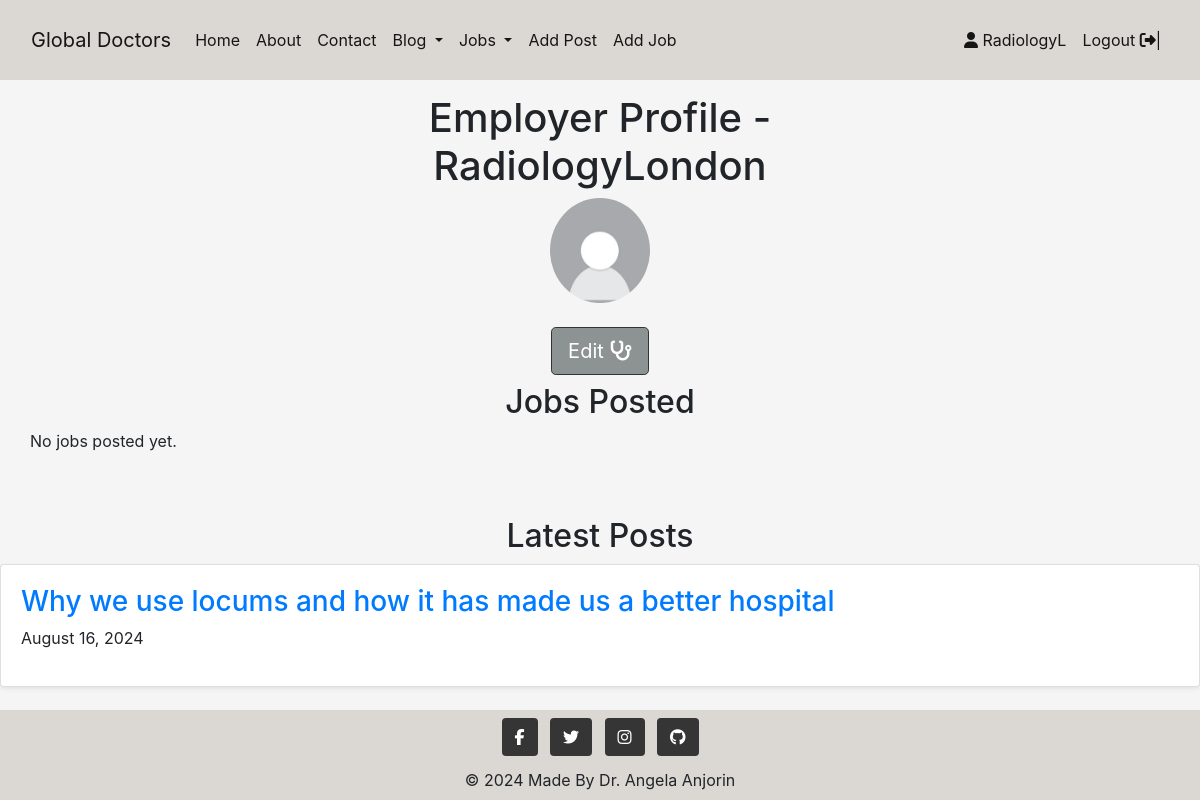
Page /profile/profile/employer/ (signed in) on the earlier database version.
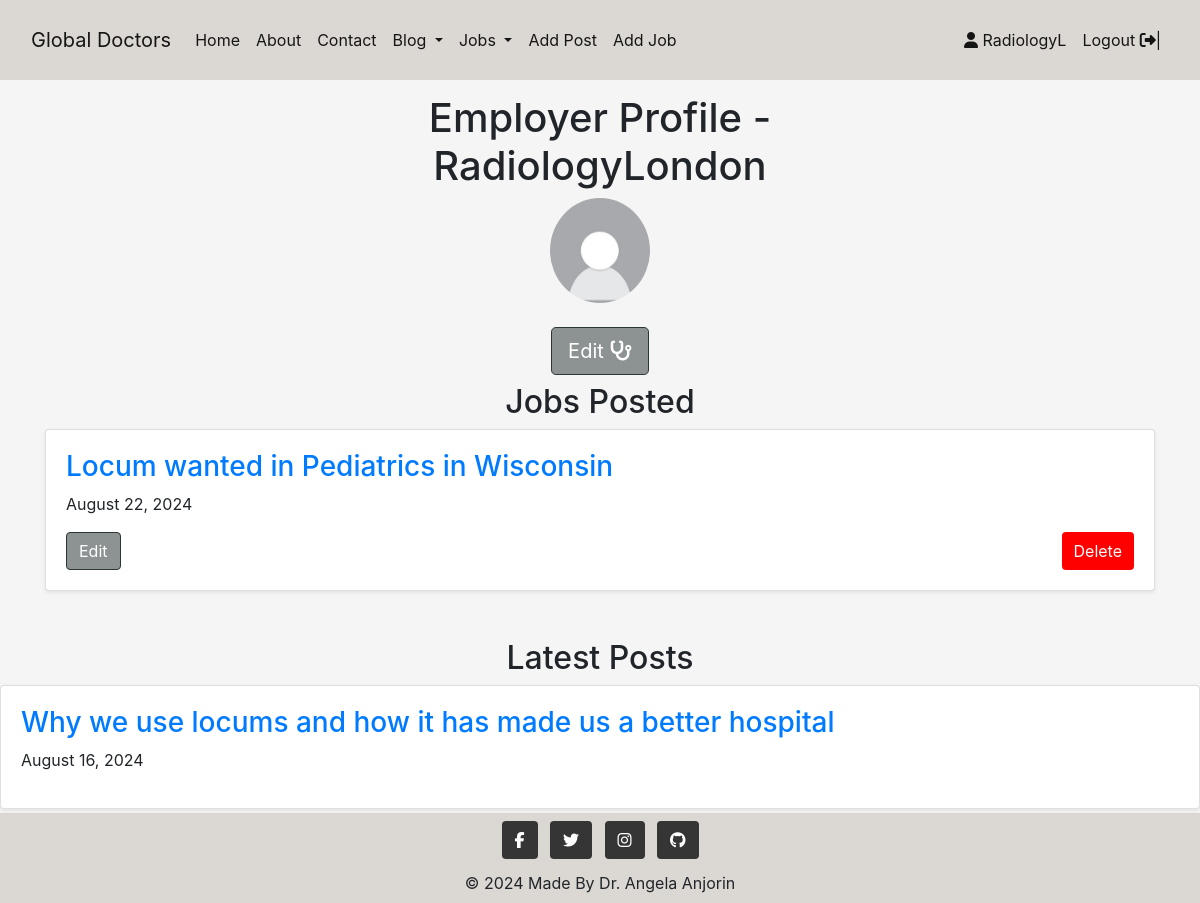
Same page on the later database version.
### profile/models.py (models this page shows, shortened)
class CustomUser(AbstractUser):
    groups = models.ManyToManyField(
        Group,
        related_name='customuser_set', blank=True,
    )
    user_permissions = models.ManyToManyField(
        Permission,
        related_name= 'customuser_set', blank=True,
    )
    pass

class Profile(models.Model):
    USER_TYPE_CHOICES = (
        ('regular', 'Regular User'),
        ('employer', 'Employer'),
    )
    user = models.OneToOneField(settings.AUTH_USER_MODEL, on_delete=models.CASCADE)
    user_type = models.CharField(max_length=20, choices=USER_TYPE_CHOICES, default='regular')
    profile_image = CloudinaryField('image', default='placeholder', blank=True)
    display_name = models.CharField(max_length=30, blank=True, null=True)
    bio = models.TextField(null=True, blank=True)

### blog/models.py (models this page shows, shortened)
class Post(models.Model):
    title = models.CharField(max_length=200, unique=True)
    category = models.ForeignKey(Category, on_delete=models.PROTECT, default=4)
    slug = models.SlugField(max_length=200, unique=True)
    author = models.ForeignKey(
    CustomUser, on_delete=models.CASCADE, related_name="blog_posts")
    featured_image = CloudinaryField('image', default='placeholder')
    content = models.TextField()
    created_on = models.DateTimeField(auto_now_add=True)
    status = models.IntegerField(choices=STATUS, default=0)
    updated_on = models.DateTimeField(auto_now=True)
    likes = models.ManyToManyField(
        CustomUser, related_name='post_like', blank=True)
    class Meta:
        ordering = ["-created_on"]

### jobs/models.py (models this page shows, shortened)
class Job(models.Model):
    title = models.CharField(max_length=200, unique=True)
    slug = models.SlugField(max_length=200, unique=True)
    author = models.ForeignKey(
    CustomUser, on_delete=models.CASCADE, related_name="job_posts")
    speciality = models.ForeignKey(Speciality, on_delete=models.PROTECT, default=4)
    location = models.CharField(max_length=100, unique=True)
    start_date = models.DateField()
    end_date = models.DateField()
    created_on = models.DateTimeField(auto_now_add=True)
    description = models.TextField()
    status = models.IntegerField(choices=STATUS, default=0)
    updated_on = models.DateTimeField(auto_now=True)
    stars = models.PositiveIntegerField(
        default=3,
        validators=[
            MinValueValidator(1),
            MaxValueValidator(5)]
    )
    class Meta:
        ordering = ["-created_on"]

### profile/views.py (the view)
# urls.py: path('profile/employer/', employer_profile, name='employer_profile'),
@login_required
def employer_profile(request):
    profile = get_object_or_404(Profile, user=request.user)
    posts = Post.objects.filter(author=request.user).order_by('-created_on')
    jobs = Job.objects.filter(author=request.user)
    context = {
        'profile':profile,
        'posts': posts,
        'jobs':jobs,
    }
    return render(request, 'profile/employer_profile.html', context)

### blog/views.py (called while the page is built)
def category_list(request):
    category_list = Category.objects.exclude(name='other')
    context = {
        "category_list": category_list,
    }
    return context

### jobs/views.py (called while the page is built)
def speciality_list(request):
    speciality_list = Speciality.objects.exclude(name='other')
    context = {
        'speciality_list': speciality_list
    }
    return context

### profile/templates/profile/employer_profile.html (shortened to what this page needs)
{% extends 'base.html' %}
{% load static %}
{% load crispy_forms_tags %}
{% block content %}
<section class="py-1 text-center container">
    <div class="row py-lg-1">
        <div class="col-lg-6 col-md-8 mx-auto">
            <h1 class="fw-light">Employer Profile - {{ profile.user.username }}</h1>
            <div class="mb-4">
                {% if profile.image.url %}
                <img class="profile-img rounded-circle" src="{{ profile.image.url }}" alt="{{ profile.user.username }}'s profile image">
                {% else %}
                <img class="profile-img rounded-circle" style="width: 100px;" src="{% static '/images/user_profile_placeholder (1).jpg' %}" alt="user_profile_placeholder">
                {% endif %}
            </div>
            <div class="text-center">
                {% if request.user == profile.user %}
                <a href="{% url 'profile_edit' profile.pk %}" class="btn btn-signup btn-lg">Edit <i class="fa fa-stethoscope"></i></a>
                {% endif %}
            </div>
        </div>
    </div>
</section>
<div class="container">
    <h2 class="text-center">Jobs Posted</h2>
    <div class="row row-cols-1 row-cols-sm-2 row-cols-md-3 g-3">
        {% for job in jobs %}
        <div class="col">
            <div class="card shadow-sm">
                <div class="card-body">
                    <a href="{% url 'job_detail' job.slug %}">
                        <h3>{{ job.title }}</h3>
                    </a>
                    <p>{{ job.created_on|date:"F d, Y" }}</p>
                    <div class="d-flex justify-content-between mt-3">
                        {%if user == job.author %}
                         <a href="{% url 'edit_job' job.id %}"><button class="btn btn-edit me_2" >Edit</button></a>
                         <button type="button" class="btn btn-delete" job_id="{{ job.id }}">Delete</button>
                        {% endif %}
                    </div>
                </div>
            </div>
        </div>
        {% empty %}
        <p>No jobs posted yet.</p>
        {% endfor %}
    </div>
</div>
    <h2 class="text-center mt-5">Latest Posts</h2>
    <div class="row row-cols-1 row-cols-sm-2 row-cols-md-3 g-3">
        {% for post in posts %}
        <div class="col">
            <div class="card shadow-sm">
                <div class="card-body">
                    <a href="{% url 'post_detail' post.slug %}">
                        <h3>{{ post.title }}</h3>
                    </a>
                    <p>{{ post.created_on|date:"F d, Y" }}</p>
                </div>
            </div>
        </div>
        {% empty %}
        <p>No posts available.</p>
        {% endfor %}
    </div>
{% endblock content %}

### templates/base.html (shortened to what this page needs)
{% load static %}
{% url 'home' as home_url %}
{% url 'about' as about_url %}
{% url 'profile' as profile_url %}
{% url 'account_login' as login_url %}
{% url 'account_signup' as signup_url %}
{% url 'account_logout' as logout_url %}
<!DOCTYPE html>
<html lang="en">
<head>
    <link rel="stylesheet" href="https://cdn.jsdelivr.net/npm/bootstrap@4.3.1/dist/css/bootstrap.min.css"
>
    <link rel="stylesheet" href="{% static 'css/style.css' %}">
</head>
<body class="d-flex flex-column min-vh-100" style="padding-top: 70px;">
    {% load static %}
   <nav class="navbar navbar-expand-md navbar-light fixed-top mb-auto" style="background-color: #dbd7d2;">
       <div class="container-fluid">
           <a class="navbar-brand" href="{% url 'home' %}">Global Doctors</a>
           <div class="collapse navbar-collapse" id="navbarSupportedContent" style="background-color: #dbd7d2">
               <ul class="navbar-nav me-auto mb-2 mb-lg-0">
                   <li class="nav-item">
                       <a class="nav-link active" aria-current="page" href="/" aria-label="Go to the home page">Home</a>
                   </li>
                   <li>
                       <a class="nav-link active" aria-current="page" href="/about" aria-label="Go to the about page">About</a>
                   </li>
                   <li class="nav-item">
                       <a class="nav-link active" href="{% url 'contact' %}" aria-label="Go to the contact page">Contact</a>
                   </li>
                   <li class="nav-item dropdown light">
                    <a class="nav-link dropdown-toggle active" href="#" id="navbarDropdownMenuLink" role="button"
                        data-bs-toggle="dropdown" aria-expanded="false">
                        Blog
                    </a>
                </li>
                    <li class="nav-item dropdown light">
                        <a class="nav-link dropdown-toggle active" href="#" id="navbarDropdownMenuLink" role="button"
                            data-bs-toggle="dropdown" aria-expanded="false">
                            Jobs
                        </a>
                    </li>
                        {% if user.is_authenticated %}
                    <li class="nav-item">
                        <a class="nav-link active" href="{% url 'add_post' %}">Add Post</a>
                    </li>
                    <li class="nav-item">
                        <a class="nav-link active" href="{% url 'add_job' %}">Add Job</a>
                    </li>
                {% endif %}
               </ul>
               {% if user.is_authenticated %}
               <ul class="ml-auto navbar-nav mb-2 mb-lg-0">
                   <li class="nav-item">
                        {% if request.user.profile.user_type == 'employer' %}
                            <a class="nav-link active" href="{% url 'employer_profile' %}">
                                <i class="fa fa-user" aria-hidden="true"></i> {{ user.username | slice:":10" }}
                            </a>
                        {% else %}
                            <a class="nav-link active" href="{% url 'regular_profile' user.profile.pk %}">
                                <i class="fa fa-user" aria-hidden="true"></i> {{ user.username | slice:":10" }}
                            </a>
                        {% endif %}
                   </li>
                   <li class="nav-item">
                       <a class="nav-link active" href="{% url 'account_logout' %}" aria-label="Go to the logout page"> Logout <i class="fa fa-sign-out" aria-hidden="true"></i>|</a>
                   </li>
               </ul>
               {% endif %}
           </div>
       </div>
   </nav>
    <main class="flex-shrink-0 main-bg mb-auto mt-3">
      {% block content %}{% endblock content %}
    </main>
    <footer class="bg-body-tertiary text-center mt-auto" style="background-color: transparent;">
      <div class="container-fluid p-1 mt-1" style="background-color: #dbd7d2;">
        <div class="mb-1">
          <a class="btn text-white btn-floating m-1" style="background-color: #363535;" href="https://facebook.com" target="_blank" role="button"><i class="fab fa-facebook-f"></i></a>
          <a class="btn text-white btn-floating m-1" style="background-color: #363535;" href="https://twitter.com" target="_blank" role="button"><i class="fab fa-twitter"></i></a>
          <a class="btn text-white btn-floating m-1" style="background-color: #363535;" href="https://instagram.com" target="_blank" role="button"><i class="fab fa-instagram"></i></a>
          <a class="btn text-white btn-floating m-1" style="background-color: #363535;" href="https://github.com" target="_blank" role="button"><i class="fab fa-github"></i></a>
        </div>
        <div class="text-center p-1">
        © 2024 Made By  Dr. Angela Anjorin
        </div>
      </div>
    </footer>
</body>
</html>

### static/css/style.css (style rules this page uses)
body { background-color: whitesmoke; }
.light { background-color: #dbd7d2; }
ul { list-style: none; }
img { width: 100%; }
button, [type="button"] { border: none; }
.navbar { width: 100%; height: 80px; background-color: #fff; z-index: 1500; position: fixed; }
.nav-link { padding: 0.5rem 0.5rem; }
.btn-delete { background-color: red; color: #fff; border-color: crimson; }
.btn-signup, .btn-edit { background-color: #8d9292; color: #fff; border-color:#2d3636; }
.text-center { text-align: center; }

Differences in the rows shown:
added Job: title "Locum wanted in Pediatrics in Wisconsin", created_on "August 22, 2024"
Other differences:
text no longer shown: "No jobs posted yet."
